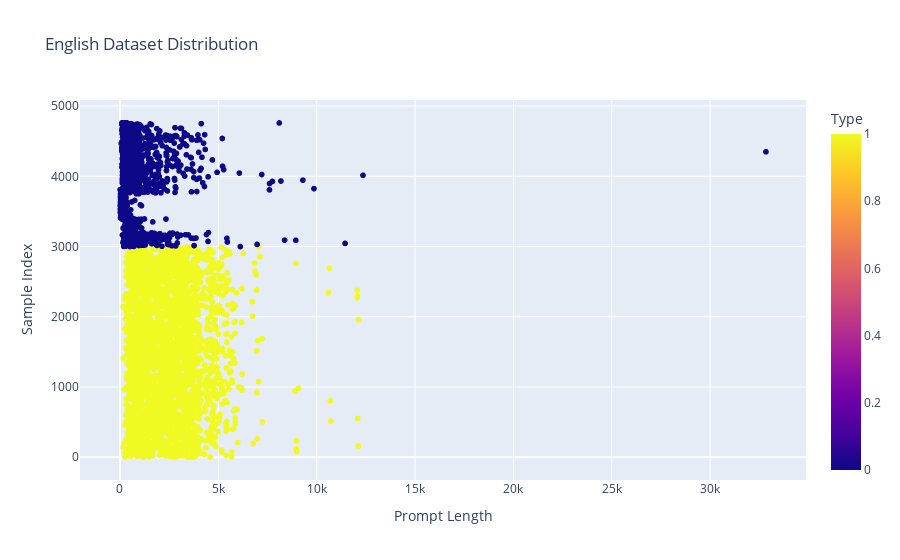
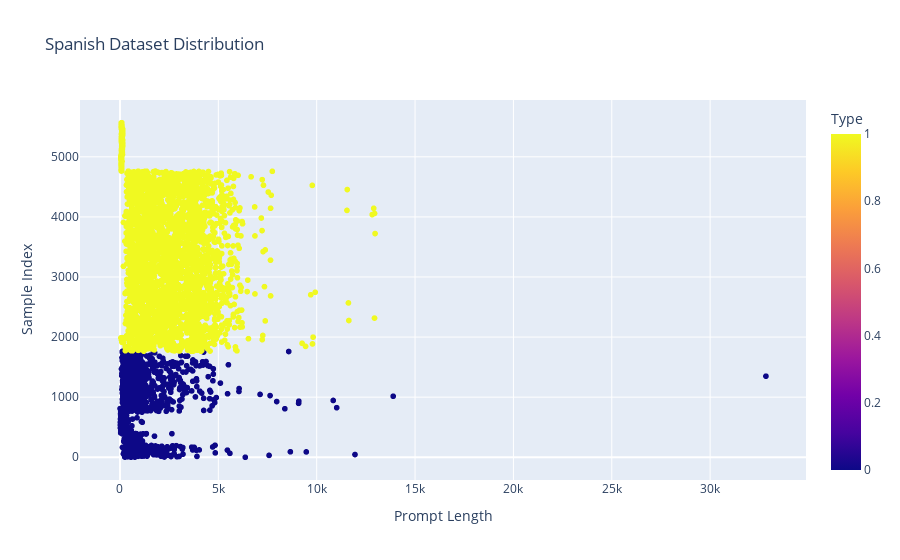

Here is the notebook cell these charts were saved with, in order:
### Markdown cell above
#### F. Scatter Plot with plotly

### Code cell
def create_interactive_plot():
    for dataset, name in [(english_dataset, 'English'), (spanish_dataset, 'Spanish')]:
        fig = px.scatter(dataset, 
                        x='text_length', 
                        y=dataset.index,
                        color='type',
                        title=f'{name} Dataset Distribution',
                        labels={'text_length': 'Prompt Length', 
                               'index': 'Sample Index',
                               'type': 'Type'},
                        color_discrete_map={0: 'blue', 1: 'red'})
        
        fig.update_layout(
            showlegend=True,
            legend_title_text='Type',
            hovermode='closest'
        )
        
        fig.show()

create_interactive_plot()

### Figure 1 — Plotly figure (JSON) as saved in the notebook; plotly's stock layout.template omitted (floating-point values rounded to 4 significant figures; data arrays with more than 128 entries replaced by an {"elided": "..."} marker saying what was removed)
{"data": [{"hovertemplate": "Prompt Length=%{x}<br>Sample Index=%{y}<br>Type=%{marker.color}<extra></extra>", "legendgroup": "", "marker": {"color": {"elided": "4764 int values"}, "coloraxis": "coloraxis", "symbol": "circle"}, "mode": "markers", "name": "", "showlegend": false, "type": "scattergl", "x": {"elided": "4764 int values"}, "xaxis": "x", "y": {"elided": "4764 int values"}, "yaxis": "y"}], "layout": {"coloraxis": {"colorbar": {"title": {"text": "Type"}}, "colorscale": [[0, "#0d0887"], [0.1111, "#46039f"], [0.2222, "#7201a8"], [0.3333, "#9c179e"], [0.4444, "#bd3786"], [0.5556, "#d8576b"], [0.6667, "#ed7953"], [0.7778, "#fb9f3a"], [0.8889, "#fdca26"], [1, "#f0f921"]]}, "hovermode": "closest", "legend": {"title": {"text": "Type"}, "tracegroupgap": 0}, "showlegend": true, "title": {"text": "English Dataset Distribution"}, "xaxis": {"anchor": "y", "domain": [0, 1], "title": {"text": "Prompt Length"}}, "yaxis": {"anchor": "x", "domain": [0, 1], "title": {"text": "Sample Index"}}}}

### Figure 2 — Plotly figure (JSON) as saved in the notebook; plotly's stock layout.template omitted (floating-point values rounded to 4 significant figures; data arrays with more than 128 entries replaced by an {"elided": "..."} marker saying what was removed)
{"data": [{"hovertemplate": "Prompt Length=%{x}<br>Sample Index=%{y}<br>Type=%{marker.color}<extra></extra>", "legendgroup": "", "marker": {"color": {"elided": "5566 int values"}, "coloraxis": "coloraxis", "symbol": "circle"}, "mode": "markers", "name": "", "showlegend": false, "type": "scattergl", "x": {"elided": "5566 int values"}, "xaxis": "x", "y": {"elided": "5566 int values"}, "yaxis": "y"}], "layout": {"coloraxis": {"colorbar": {"title": {"text": "Type"}}, "colorscale": [[0, "#0d0887"], [0.1111, "#46039f"], [0.2222, "#7201a8"], [0.3333, "#9c179e"], [0.4444, "#bd3786"], [0.5556, "#d8576b"], [0.6667, "#ed7953"], [0.7778, "#fb9f3a"], [0.8889, "#fdca26"], [1, "#f0f921"]]}, "hovermode": "closest", "legend": {"title": {"text": "Type"}, "tracegroupgap": 0}, "showlegend": true, "title": {"text": "Spanish Dataset Distribution"}, "xaxis": {"anchor": "y", "domain": [0, 1], "title": {"text": "Prompt Length"}}, "yaxis": {"anchor": "x", "domain": [0, 1], "title": {"text": "Sample Index"}}}}
